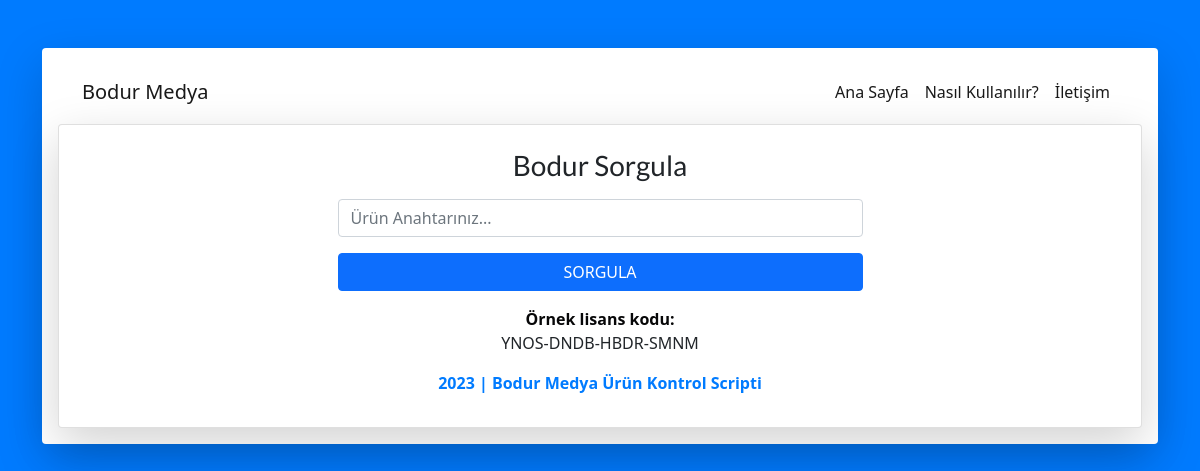
Page /anasayfa.php on the committed database.
### tables this page shows
CREATE TABLE `ayarlar` (
  `ayarlar_id` int(11) NOT NULL DEFAULT 0,
  `ayarlar_title` varchar(2500) NOT NULL,
  `ayarlar_input` varchar(2500) NOT NULL,
  `ayarlar_btn` varchar(2500) NOT NULL,
  `ayarlar_yazi` varchar(2500) NOT NULL,
  `ayarlar_ornkod` varchar(2500) NOT NULL,
  `ayarlar_footer` varchar(2500) NOT NULL,
  `ayarlar_karakter` varchar(2500) NOT NULL,
  `ayarlar_firma` varchar(1500) NOT NULL
);

### anasayfa.php (the view, shortened to what this page needs)
<?php
require_once('admin/ayarlar/baglan.php');
$ayarlar=$db->prepare("SELECT * FROM ayarlar where ayarlar_id=:id");
$ayarlar->execute(array(
        'id'=>0
      ));
$ayarlarcek=$ayarlar->fetch(PDO::FETCH_ASSOC);
?>
<!doctype html>
<html lang="en">
  <head>
    <link href="css/style.css" rel="stylesheet">
    <link href="css/bootstrap.min.css" rel="stylesheet">
  </head>
  <body class="body">
    <div class="container">
        <div class="row mt-5">
            <div class="col-md-12">
            <div class="shadow-lg p-3 mb-5 bg-body rounded">
            <nav class="navbar navbar-expand-lg navbar-light style="background-color: #ffffff;"">
  <div class="container-fluid">
    <a class="navbar-brand" href="anasayfa"><?php echo $ayarlarcek['ayarlar_firma'] ?></a>
    <div class="collapse navbar-collapse" id="navbarSupportedContent">
      <ul class="navbar-nav ms-auto mb-2 mb-lg-0">
        <li class="nav-item">
          <a class="nav-link active" aria-current="page" href="anasayfa">Ana Sayfa</a>
        </li>
        <li class="nav-item">
          <a class="nav-link active" aria-current="page" href="how">Nasıl Kullanılır?</a>
        </li>
        <li class="nav-item">
          <a class="nav-link active" aria-current="page" href="contact">İletişim</a>
        </li>
      </ul>
    </div>
  </div>
</nav>
            <div class="card shadow-lg mt-1">
  <div class="card-body">
    <h3 class="text-center mt-2 title"><?php echo $ayarlarcek['ayarlar_title'] ?></h3>
<form action="" method="POST">
    <div class="col-md-6 mt-3 mx-auto width: 200px;">
    <input class="form-control" type="text" name="lisans" placeholder="<?php echo $ayarlarcek['ayarlar_input'] ?>" minlength="<?php echo $ayarlarcek['ayarlar_karakter'] ?>" required>
</div>
<div class="d-grid gap-2 col-6 mx-auto mt-3">
  <button class="btn btn-primary" name="buton" type="submit"><?php echo $ayarlarcek['ayarlar_btn'] ?></button>
</div>
</form>
<div class="text-center mt-3">
    <a class="a" href="javascript:void(0)"><b><?php echo $ayarlarcek['ayarlar_yazi'] ?></b></a> <p><?php echo $ayarlarcek['ayarlar_ornkod'] ?></p>
</div>
<p class="text-center footer"><b><?php echo $ayarlarcek['ayarlar_footer'] ?></b></p>
  </div
</div>
</div>
            </div>
        </div>
    </div>
  </body>
</html>

### css/style.css (style rules this page uses)
.a { color: #070708; text-decoration: none; -webkit-transition: all 0.5s ease; -o-transition: all 0.5s ease; transition: all 0.5s ease; outline: none; }
.body { background-color: #007bff; }
.title { font-family: 'Lato', sans-serif; }
.footer { color: #007bff; }

### rows in the picture
ayarlar: ayarlar_firma "Bodur Medya", ayarlar_title "Bodur Sorgula", lisans "Ürün Anahtarınız...", ayarlar_btn "SORGULA", ayarlar_yazi "Örnek lisans kodu:", ayarlar_ornkod "YNOS-DNDB-HBDR-SMNM", ayarlar_footer "2023 | Bodur Medya Ürün Kontrol Scripti"
